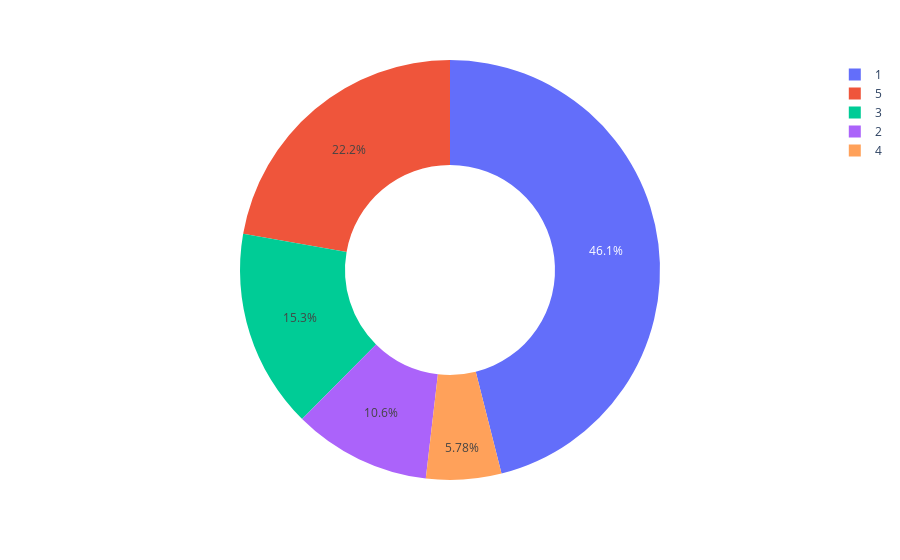

The notebook cell this image was saved under:
### Code cell
ratings = data["score"].value_counts()
numbers = ratings.index
quantity = ratings.values

import plotly.express as px
figure = px.pie(data, 
             values=quantity, 
             names=numbers,hole = 0.5)
figure.show()

### Figure 1 — Plotly figure (JSON) as saved in the notebook; plotly's stock layout.template omitted (floating-point values rounded to 4 significant figures)
{"data": [{"domain": {"x": [0, 1], "y": [0, 1]}, "hole": 0.5, "hovertemplate": "label=%{label}<br>value=%{value}<extra></extra>", "labels": [1, 5, 3, 2, 4], "legendgroup": "", "name": "", "showlegend": true, "type": "pie", "values": [5162, 2493, 1717, 1188, 648]}], "layout": {"autosize": true, "legend": {"tracegroupgap": 0}, "margin": {"t": 60}}}
